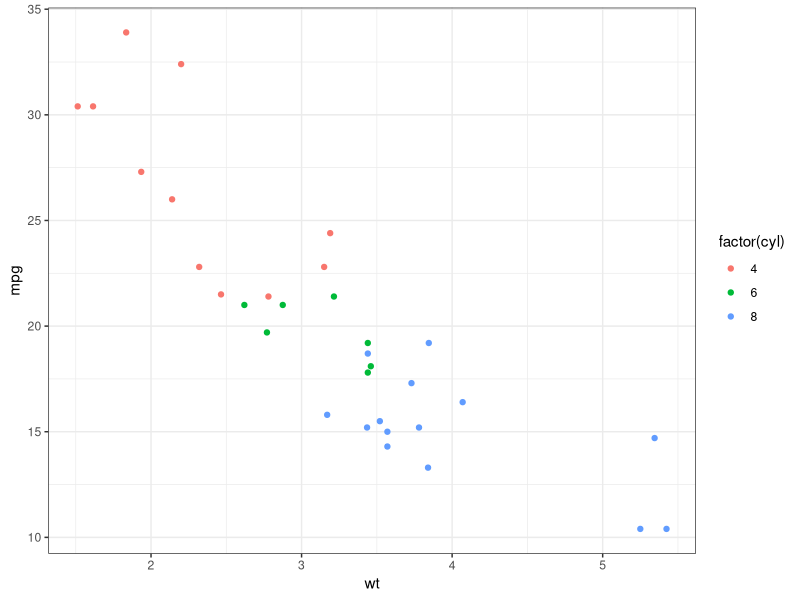
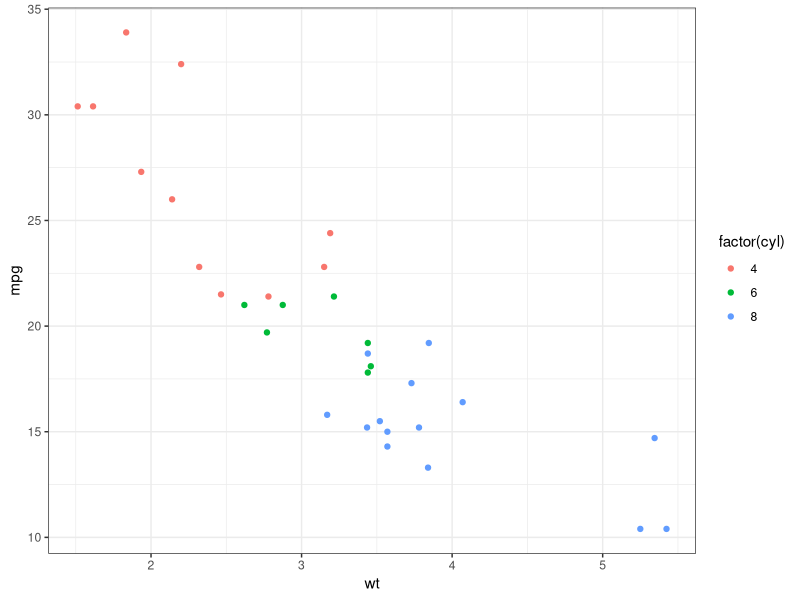
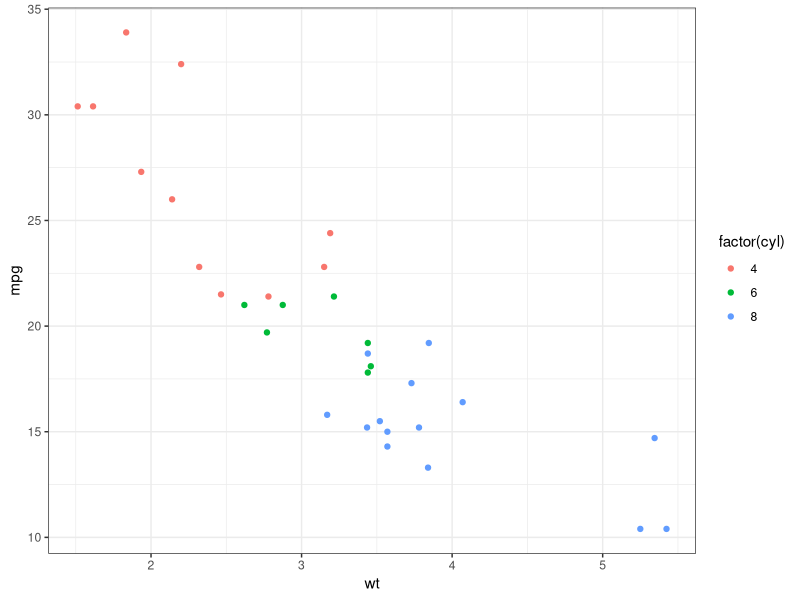
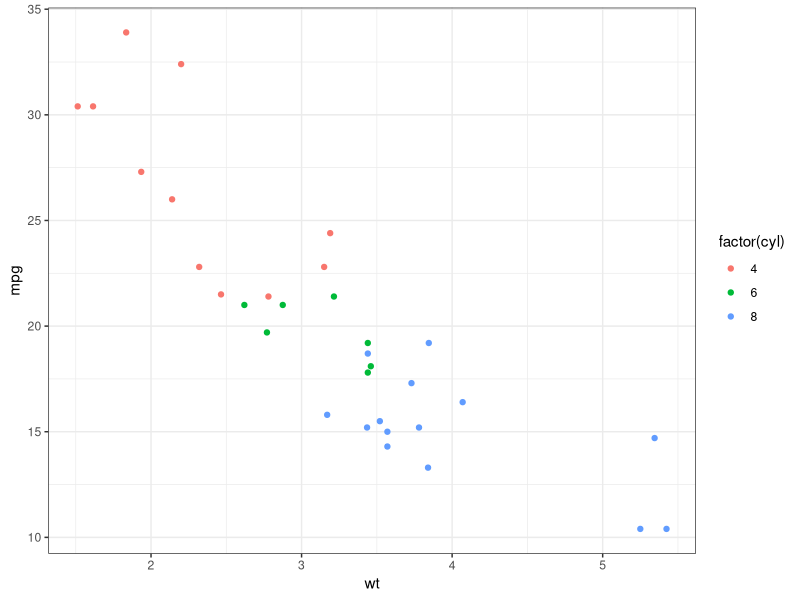
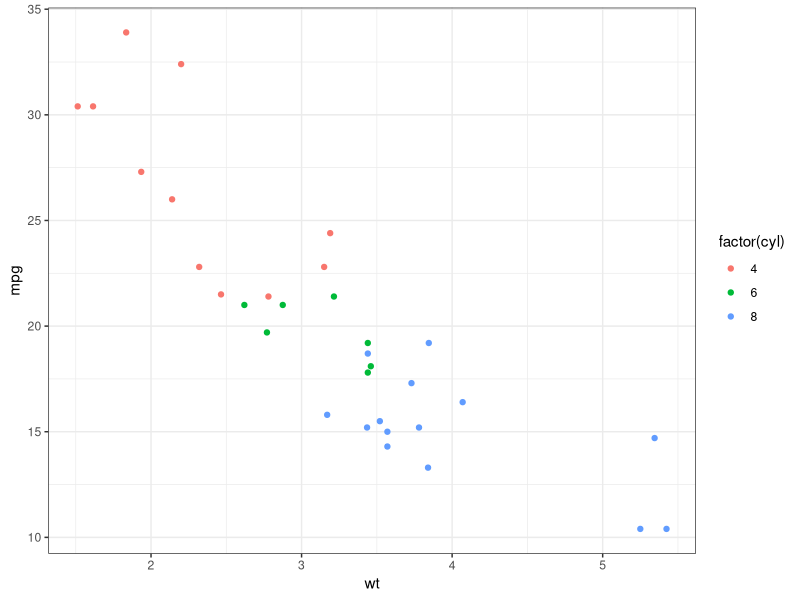

Write R code to recreate these figures, in order.
## ---- chunk 1
knitr::opts_chunk$set(echo=T, fig.align = "center", fig.width = 6, fig.height = 5, dpi=150, warning=FALSE)
## ---- chunk 2
library(knitr)
library(ggplot2)
## ---- chunk 3
head(mtcars)
## ---- chunk 4
plt<-ggplot(mtcars, aes(x=wt, y=mpg, color=factor(cyl))) + theme_bw()
plt<-plt+geom_point()
plt
## ---- chunk 5
make_scatter_plot1<-function(colorVar) {
  plt<-ggplot(mtcars, aes(x=wt, y=mpg, color=factor({{colorVar}}))) + theme_bw()
  plt<-plt+geom_point()
  plt
}
make_scatter_plot1(cyl)
## ---- chunk 6
make_scatter_plot2<-function(colorVar) {
  plt<-ggplot(mtcars, aes(x=wt, y=mpg, color=factor(.data[[colorVar]]))) + theme_bw()
  plt<-plt+geom_point()
  plt
}
make_scatter_plot2("cyl")
## ---- chunk 7
make_scatter_plot3<-function(colorVar) {
  plt<-ggplot(mtcars, aes(x=wt, y=mpg, color=factor(!!sym(colorVar)) )) + theme_bw()
  plt<-plt+geom_point()
  plt
}
make_scatter_plot3("cyl")
## ---- chunk 8
make_scatter_plot4<-function(colorVar) {
  plt<-ggplot(mtcars, aes(x=wt, y=mpg, color=factor(!!colorVar) )) + theme_bw()
  plt<-plt+geom_point()
  plt
}
myvar<-quo(cyl)
make_scatter_plot4(myvar)
## ---- chunk 9
# return result
1+1
# return defused object
expr(1+1)
## ---- chunk 10
e <- expr(mean(cyl))
eval(e, mtcars)
## ---- chunk 11
mpg<-100
# the following function can't see it
dplyr::summarise(mtcars, mean(mpg))
## ---- chunk 12
dplyr::summarise(mtcars, mean(.env$mpg))
